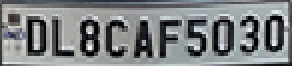
#> input picture test.png, 146 x 33 px (shown 2 times larger)
$ jupyter execute --allow-errors Number_Plate_detection_code.ipynb
#> lines starting #> are read from the running program, lines starting #| are printed output that depends on the picture; after the words box and inside, x2 and y2 are one past the last pixel; in counts of white or black regions, pixels touching at a corner belong together
#> further down, img is the input picture: shape (33, 146, 3); mean B, G, R 130.4, 128.6, 125
[cell 1]
from keras.models import load_model

#> (a cell that did not finish here is left out)

[cell 3]
import matplotlib.pyplot as plt
import numpy as np
import cv2

# Match contours to license plate or character template
def find_contours(dimensions, img) :

    # Find all contours in the image
    cntrs, _ = cv2.findContours(img.copy(), cv2.RETR_TREE, cv2.CHAIN_APPROX_SIMPLE)

    # Retrieve potential dimensions
    lower_width = dimensions[0]
    upper_width = dimensions[1]
    lower_height = dimensions[2]
    upper_height = dimensions[3]

    # Check largest 5 or  15 contours for license plate or character respectively
    cntrs = sorted(cntrs, key=cv2.contourArea, reverse=True)[:15]

    ii = cv2.imread('contour.jpg')

    x_cntr_list = []
    target_contours = []
    img_res = []
    for cntr in cntrs :
        #detects contour in binary image and returns the coordinates of rectangle enclosing it
        intX, intY, intWidth, intHeight = cv2.boundingRect(cntr)

        #checking the dimensions of the contour to filter out the characters by contour's size
        if intWidth > lower_width and intWidth < upper_width and intHeight > lower_height and intHeight < upper_height :
            x_cntr_list.append(intX) #stores the x coordinate of the character's contour, to used later for indexing the contours

            char_copy = np.zeros((44,24))
            #extracting each character using the enclosing rectangle's coordinates.
            char = img[intY:intY+intHeight, intX:intX+intWidth]
            char = cv2.resize(char, (20, 40))

            cv2.rectangle(ii, (intX,intY), (intWidth+intX, intY+intHeight), (50,21,200), 2)
            plt.imshow(ii, cmap='gray')

#             Make result formatted for classification: invert colors
            char = cv2.subtract(255, char)

            # Resize the image to 24x44 with black border
            char_copy[2:42, 2:22] = char
            char_copy[0:2, :] = 0
            char_copy[:, 0:2] = 0
            char_copy[42:44, :] = 0
            char_copy[:, 22:24] = 0

            img_res.append(char_copy) #List that stores the character's binary image (unsorted)

    #Return characters on ascending order with respect to the x-coordinate (most-left character first)

    plt.show()
    #arbitrary function that stores sorted list of character indeces
    indices = sorted(range(len(x_cntr_list)), key=lambda k: x_cntr_list[k])
    img_res_copy = []
    for idx in indices:
        img_res_copy.append(img_res[idx])# stores character images according to their index
    img_res = np.array(img_res_copy)

    return img_res

[cell 4]
# Find characters in the resulting images
def segment_characters(image) :

    # Preprocess cropped license plate image
    img_lp = cv2.resize(image, (333, 75))
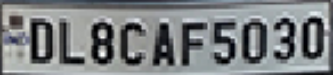
#> img_lp: shape (75, 333, 3); mean B, G, R 130.4, 128.5, 124.9
    img_gray_lp = cv2.cvtColor(img_lp, cv2.COLOR_BGR2GRAY)
    _, img_binary_lp = cv2.threshold(img_gray_lp, 200, 255, cv2.THRESH_BINARY+cv2.THRESH_OTSU)
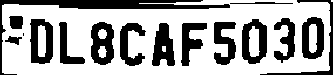
#> img_binary_lp: shape (75, 333); 66.1% white; 16 black regions (1 under 20 px), largest, box (x1, y1, x2, y2) and area: (0, 0, 230, 75) 1701, (91, 22, 114, 65) 702, (30, 19, 53, 64) 691
    img_binary_lp = cv2.erode(img_binary_lp, (3,3))
#> img_binary_lp: shape (75, 333); 62.9% white; 15 black regions (1 under 20 px), largest, box (x1, y1, x2, y2) and area: (0, 0, 293, 75) 2144, (91, 22, 114, 66) 747, (30, 19, 53, 65) 723
    img_binary_lp = cv2.dilate(img_binary_lp, (3,3))
#> img_binary_lp: shape (75, 333); 65.4% white; 16 black regions (1 under 20 px), largest, box (x1, y1, x2, y2) and area: (0, 0, 230, 75) 1922, (91, 23, 114, 66) 703, (30, 20, 53, 65) 691

    LP_WIDTH = img_binary_lp.shape[0]
#> LP_WIDTH = 75
    LP_HEIGHT = img_binary_lp.shape[1]
#> LP_HEIGHT = 333

    # Make borders white
    img_binary_lp[0:3,:] = 255
    img_binary_lp[:,0:3] = 255
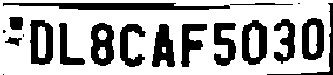
#> img_binary_lp: shape (75, 333); 68.9% white; 19 black regions (4 under 20 px), largest, box (x1, y1, x2, y2) and area: (3, 3, 230, 10) 1149, (91, 23, 114, 66) 703, (30, 20, 53, 65) 691
    img_binary_lp[72:75,:] = 255
    img_binary_lp[:,330:333] = 255
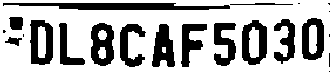
#> img_binary_lp: shape (75, 333); 70.1% white; 22 black regions (8 under 20 px)

    # Estimations of character contours sizes of cropped license plates
    dimensions = [LP_WIDTH/6,
                       LP_WIDTH/2,
                       LP_HEIGHT/10,
                       2*LP_HEIGHT/3]
#> dimensions = [12.5, 37.5, 33.3, 222]
    plt.imshow(img_binary_lp, cmap='gray')
    plt.show()
    cv2.imwrite('contour.jpg',img_binary_lp)

    # Get contours within cropped license plate
    char_list = find_contours(dimensions, img_binary_lp)
#> in find_contours, `cntrs, _ = cv2.findContours(img.copy(), cv2.RETR_TREE, cv2.CHAIN_APPRO..`: cntrs = 29 contours, 8 with area under 20; largest, box (x1, y1, x2, y2) and area: (0, 0, 333, 75) 24568, (2, 2, 231, 11) 1382, (241, 19, 268, 66) 1012, (29, 19, 54, 66) 993, (90, 22, 115, 67) 907
#> in find_contours, `cntrs = sorted(cntrs, key=cv2.contourArea, reverse=True)[:15]`: cntrs = 15 contours; largest, box (x1, y1, x2, y2) and area: (0, 0, 333, 75) 24568, (2, 2, 231, 11) 1382, (241, 19, 268, 66) 1012, (29, 19, 54, 66) 993, (90, 22, 115, 67) 907
#> the loop in find_contours, `for cntr in cntrs :` made 15 passes
#> (intX, intY, intWidth, intHeight) on passes 2 to 13: (2, 2, 229, 9), (241, 19, 27, 47), (29, 19, 25, 47), (90, 22, 25, 45), (301, 17, 24, 44), (151, 23, 25, 45), (213, 22, 24, 45), (119, 23, 28, 45), (180, 23, 28, 45), (273, 18, 23, 47), (58, 22, 28, 44), (249, 27, 10, 31)
#> (cntr, intX, intY, intWidth, intHeight) on pass 1: ([[0, 0], [0, 74], [332, 74], [332, 0]], 0, 0, 333, 75)
#> pass 3, in find_contours, `char = cv2.subtract(255, char)`:
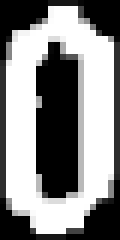
#> char: shape (40, 20) (shown 6 times larger); min 0, max 255, mean 136
#> after the loop in find_contours, `for cntr in cntrs :`:
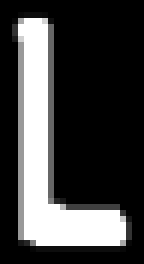
#> char_copy: shape (44, 24) float64 (shown 6 times larger); min 0, max 255, mean 65.2
#> after the loop in find_contours, `for cntr in cntrs :`:
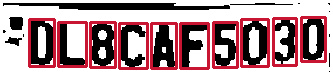
#> ii: shape (75, 333, 3); mean B, G, R 146.8, 141.9, 172.2
#> after the loop in find_contours, `for cntr in cntrs :`: img_res = 10 items; x_cntr_list = [241, 29, 90, 301, 151, 213, 119, 180, 273, 58]
#> in find_contours, `plt.show()`:
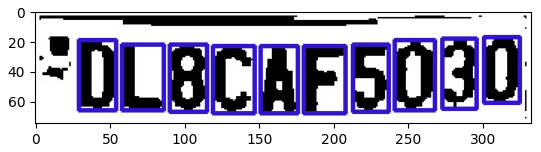
#> figure drawn by matplotlib, 1 panel; B, G, R data is drawn as R, G, B
#> in find_contours, `indices = sorted(range(len(x_cntr_list)), key=lambda k: x_cntr_list[k])`: indices = [1, 9, 2, 6, 4, 7, 5, 0, 8, 3]
#> the loop in find_contours, `for idx in indices:` made 10 passes
#> idx on passes 2, 4, 6, 7, 8, 10: 9, 6, 7, 5, 0, 3
#> after the loop in find_contours, `for idx in indices:`: img_res_copy = 10 items


    return char_list

[cell 5]
img = cv2.imread('test.png')
char = segment_characters(img)

[cell 6]
for i in range(10):
    plt.subplot(1, 10, i+1)
    plt.imshow(char[i], cmap='gray')
    plt.axis('off')
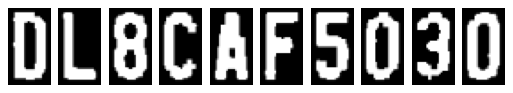
#> figure drawn by matplotlib, 10 panels

[cell 7]
import tensorflow as tf

[cell 8]
def fix_dimension(img):
  new_img = np.zeros((28,28,3))
  for i in range(3):
    new_img[:,:,i] = img
  return new_img

def show_results():
    dic = {}
    characters = '0123456789ABCDEFGHIJKLMNOPQRSTUVWXYZ'
    for i,c in enumerate(characters):
        dic[i] = c

    output = []
    for i,ch in enumerate(char): #iterating over the characters
        img_ = cv2.resize(ch, (28,28))
        img = fix_dimension(img_)
        img = img.reshape(1,28,28,3) #preparing image for the model
        y_ = model.predict_classes(img)[0] #predicting the class
        character = dic[y_] #
        output.append(character) #storing the result in a list
#> this loop made 1 pass
#> pass 1, in show_results, `img_ = cv2.resize(ch, (28,28))`:
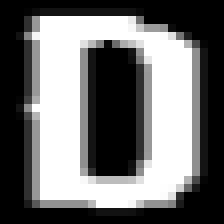
#> img_: shape (28, 28) float64 (shown 8 times larger); min 0, max 255, mean 111.9
#> after the loop, output = []

    plate_number = ''.join(output)

    return plate_number
